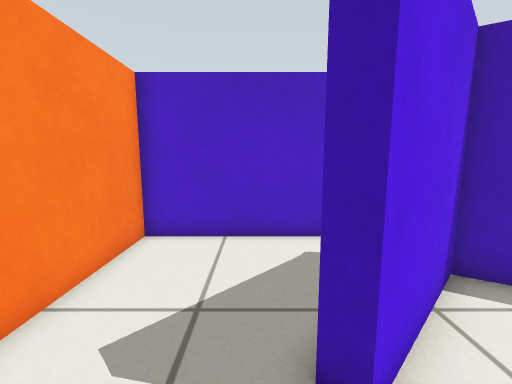
view 1 (above)

22 first-person views from a walk through a robot-simulator world made for Gazebo. The camera is 0.64 m above the floor, tilts 8° down and sees 90° across. The floor is counted in squares, 0.25 m on a side. Each view is taken from the middle of a square. On the plan, view 1 faces up. The plan holds only what a view shows up to about 18 squares ahead; the rest is blank. The place goes on beyond the plan. The robots in the file are not drawn.

view 2
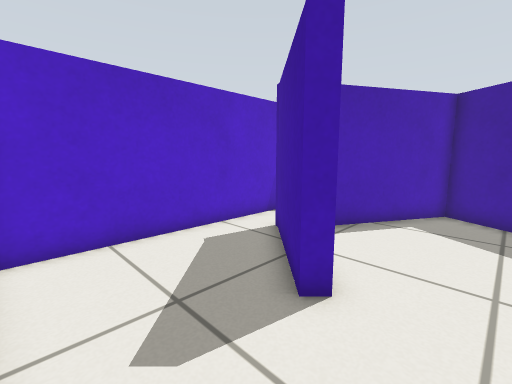

view 3
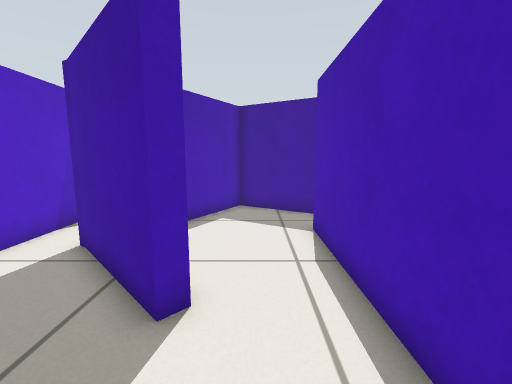

view 4
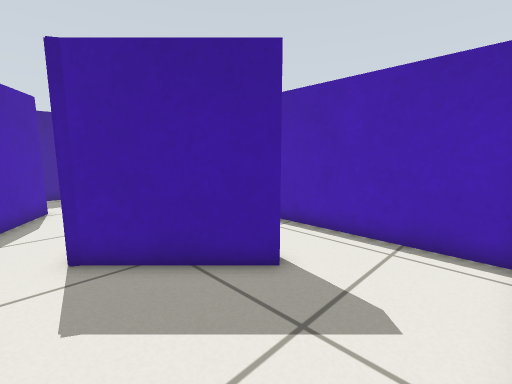

view 5
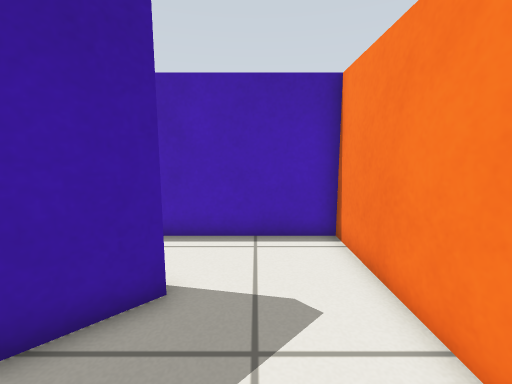

view 6
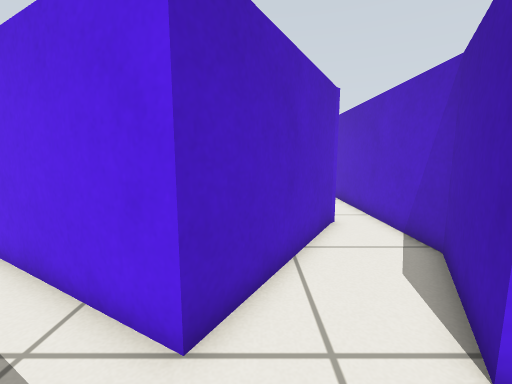

view 7
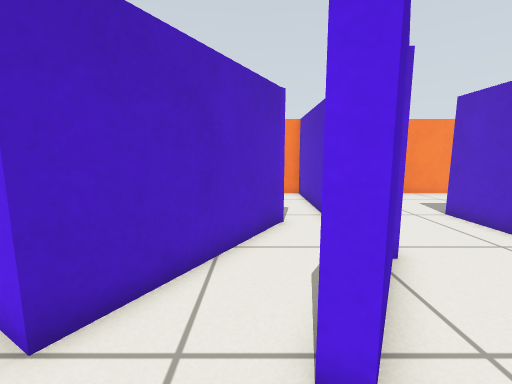

view 8
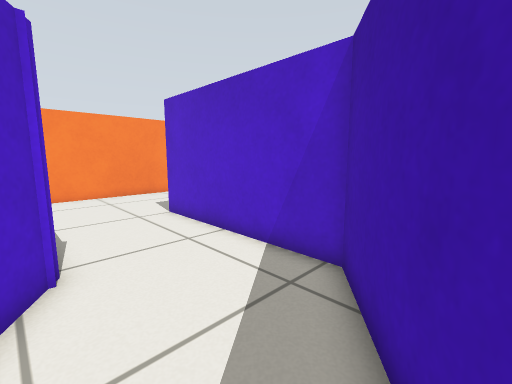

view 9
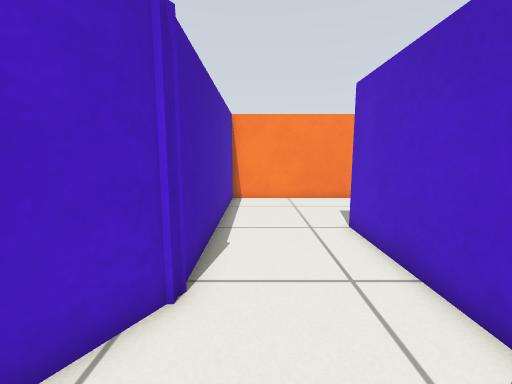

view 10
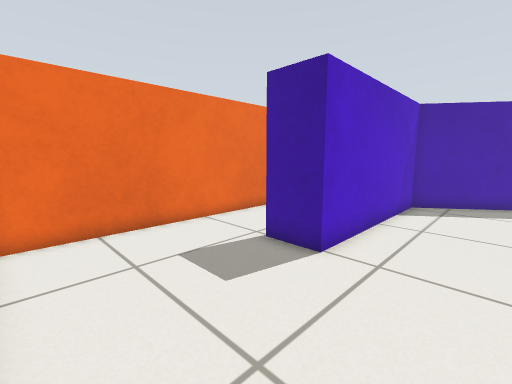

view 11
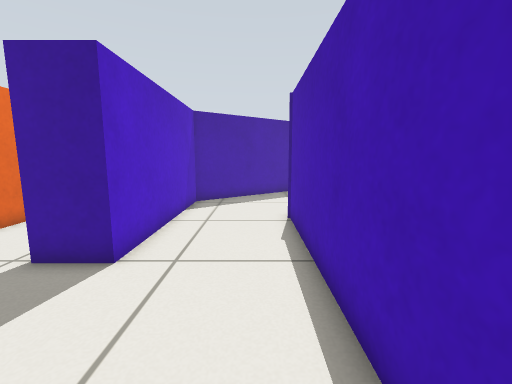

view 12
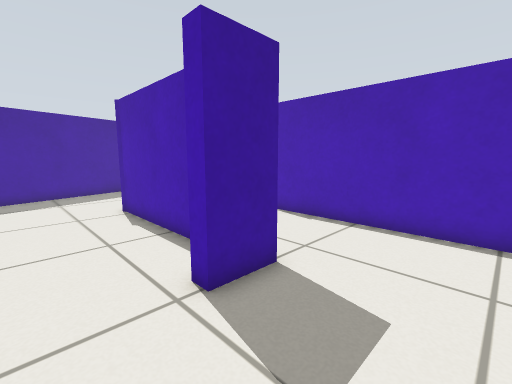

view 13
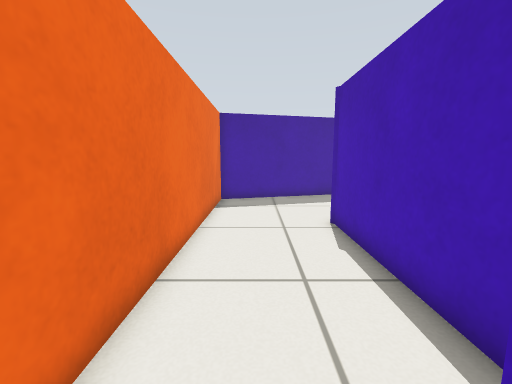

view 14
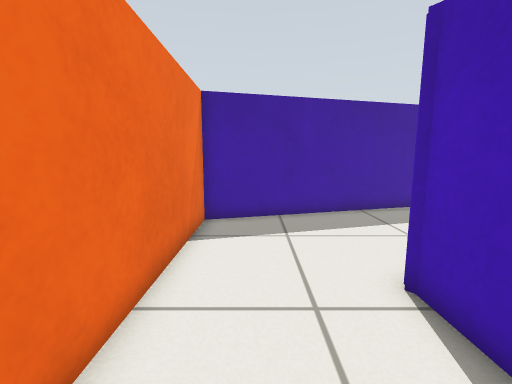

view 15
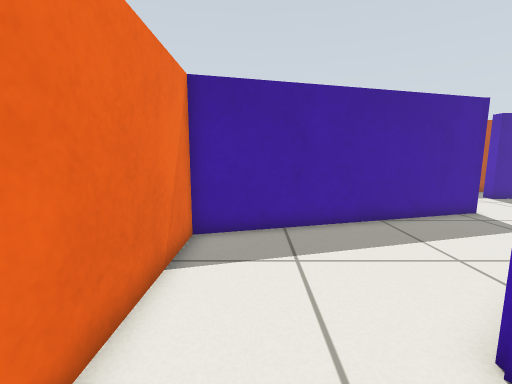

view 16
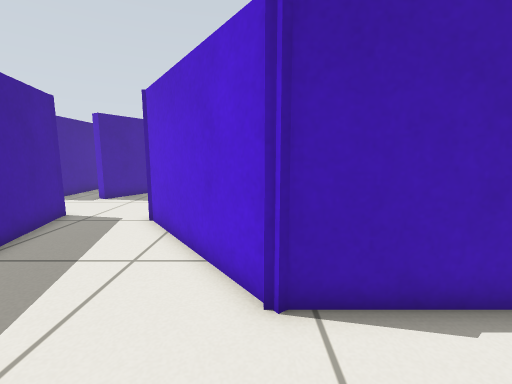

view 17
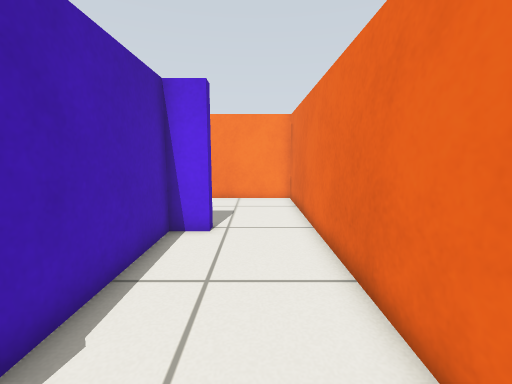

view 18
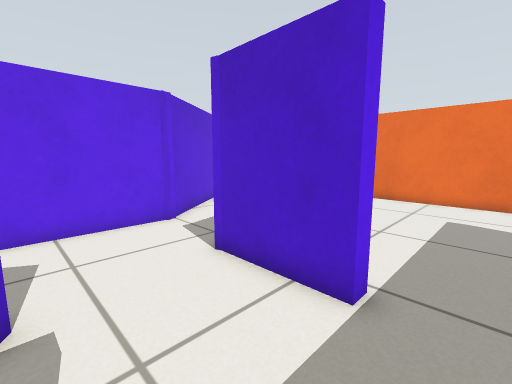

view 19
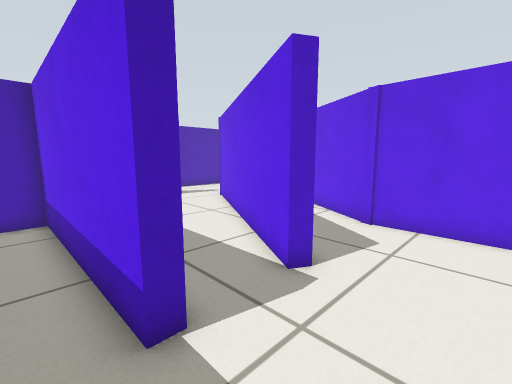

view 20
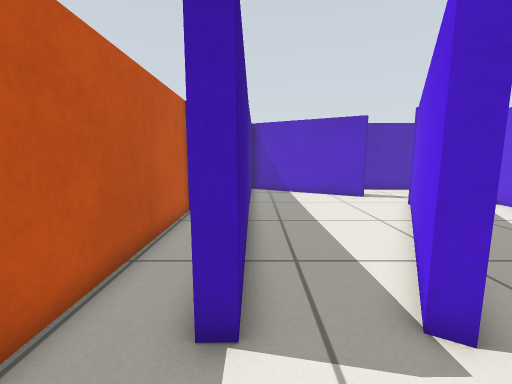

view 21
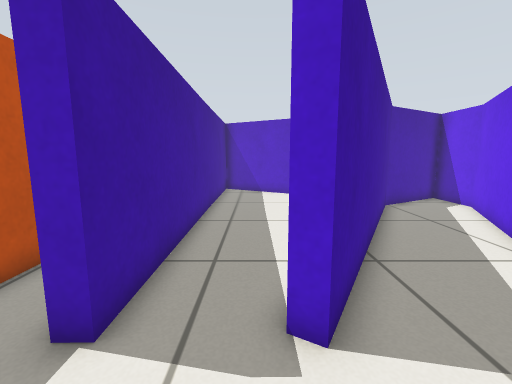

view 22
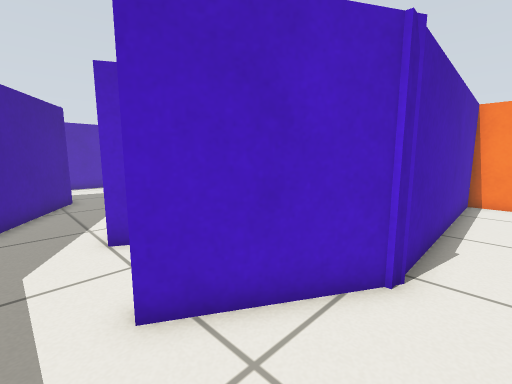

### Floor plan
Points are (right, up) in squares from view 1. A wall is a line through its corners. A room is listed if a view was taken in it or the views show most of it. See-through windows are left out.
Room 1 (views 1, 2, 3, 4, 5)
walls: (8.2, -1.7) (10.2, 1.8) (4.2, 5.3) (1.1, 2.1) (0.7, 2.5) (4.2, 6) (6.3, 4.8); (9, 7.2) (7.5, 8) (-3.6, 8) (-3.6, -1) (5.9, -1)
ways out: opening at (7.5, 6) to room 2; opening at (6, -1.5)
Room 2 (views 6, 7)
walls: (15.7, 4.5) (15.7, 5.4); (11.8, 6.2) (11.5, 5.7) (9, 7.2); (6.3, 4.8) (11, 2.1) (7.9, -3.4); (10.3, -6.8) (13.2, -1.8)
ways out: opening at (7.5, 6) to room 1; opening at (13, 7.3) to room 3; opening at (8, -6)
Room 3 (views 8, 9, 10, 11, 12, 13, 22)
walls: (7.4, 8.7) (11.8, 6.2); (4.4, 19.1) (-3.6, 19.1) (-3.6, 8.6) (7.9, 8.6); (15.4, 8) (11.4, 13.4) (2.9, 13.4) (2.9, 15.4) (3.5, 15.4)
ways out: opening at (13, 7.3) to room 2; opening at (3.7, 17) to room 4
Room 4 (views 14, 15, 16, 17)
walls: (19.3, 10.7) (17.1, 19.1) (4.4, 19.1); (3.5, 15.4) (3.5, 14) (11.7, 14) (16.1, 8)
ways out: opening at (3.7, 17) to room 3; opening at (17.3, 10) to room 6
Room 5 (views 18, 19)
walls: (24.2, 2.8) (24.8, 2.8) (24.9, -5.9) (27.2, -5.9) (27.2, 3.1)
ways out: opening at (24, 4.5) to room 6; opening at (25.5, 7.5)
Room 6 (views 20, 21)
walls: (16.4, 2.5) (11.1, -6.8) (11.1, -9.6) (15.2, -7.2) (21, 2.9) (21.5, 2.6) (20.6, 1.1); (16.3, 8.1) (16.3, 2); (24.2, -0.4) (24.2, 2.8); (24.3, 7.1) (20.3, 7.1) (19.3, 10.7)
ways out: opening at (17.3, 10) to room 4; opening at (24, 4.5) to room 5; opening at (22.5, 0.5) to room 7
Room 7 (no view inside)
walls: (17.2, -10) (21.3, -12.4); (24.4, -12.1) (24.2, -0.4); (20.6, 1.1) (15.7, -7.5)
ways out: opening at (22.5, 0.5) to room 6; opening at (17, -9) to room 8
Room 8 (no view inside)
walls: (16.9, -10.6) (17.2, -10)
ways out: opening at (17, -9) to room 7; opening at (15.5, -10)

Positions as (right, up) in squares from view 1, and headings:
1: (0, 0), facing up
2: (-3, 0), facing up-right
3: (-3, 1), facing right
4: (-3, 7), facing down-right
5: (-1, 7), facing down
6: (14, 3), facing left
7: (14, 5), facing left
8: (14, 8), facing up-left
9: (12, 10), facing left
10: (-3, 10), facing up-right
11: (-3, 10), facing right
12: (-1, 18), facing down-right
13: (2, 17), facing right
14: (7, 17), facing right
15: (9, 17), facing right
16: (12, 18), facing down
17: (12, 17), facing left
18: (26, 3), facing up-left
19: (26, 6), facing down-left
20: (24, 6), facing down
21: (22, 6), facing down
22: (13, 10), facing down-left
